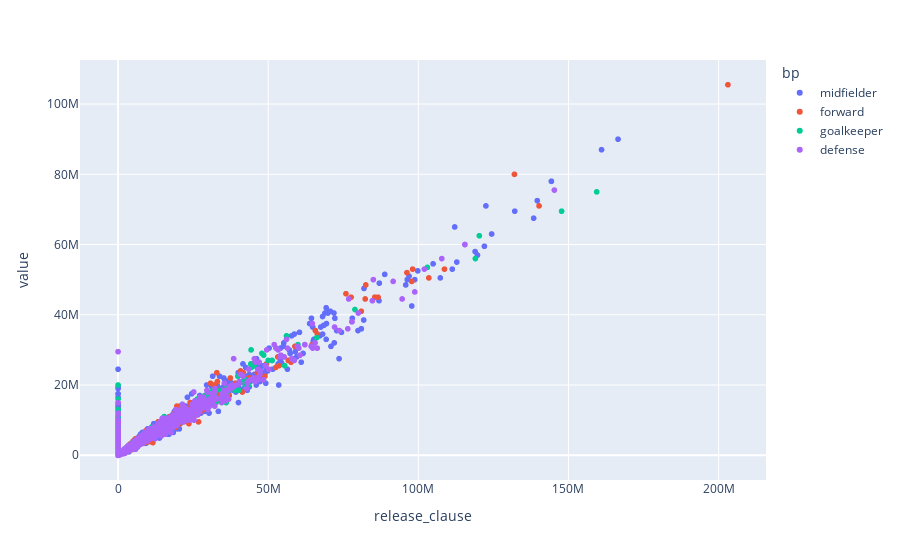

Notebook source saved alongside this figure:
### Markdown cell above
- There is a correlation between these two factors. Nevertheless, it is interesting to see that this correlation is not linear since when the release_clause is 0, the value of the player is not 0.

### Code cell
fig = px.scatter(df, x='release_clause', y="value", color="bp")
fig.show()

### Figure 1 — Plotly figure (JSON) as saved in the notebook; plotly's stock layout.template omitted (floating-point values rounded to 4 significant figures; data arrays with more than 128 entries replaced by an {"elided": "..."} marker saying what was removed)
{"data": [{"hovertemplate": "bp=midfielder<br>release_clause=%{x}<br>value=%{y}<extra></extra>", "legendgroup": "midfielder", "marker": {"color": "#636efa", "symbol": "circle"}, "mode": "markers", "name": "midfielder", "showlegend": true, "type": "scattergl", "x": {"elided": "7050 int values"}, "xaxis": "x", "y": {"elided": "7050 int values"}, "yaxis": "y"}, {"hovertemplate": "bp=forward<br>release_clause=%{x}<br>value=%{y}<extra></extra>", "legendgroup": "forward", "marker": {"color": "#EF553B", "symbol": "circle"}, "mode": "markers", "name": "forward", "showlegend": true, "type": "scattergl", "x": {"elided": "2657 int values"}, "xaxis": "x", "y": {"elided": "2657 int values"}, "yaxis": "y"}, {"hovertemplate": "bp=goalkeeper<br>release_clause=%{x}<br>value=%{y}<extra></extra>", "legendgroup": "goalkeeper", "marker": {"color": "#00cc96", "symbol": "circle"}, "mode": "markers", "name": "goalkeeper", "showlegend": true, "type": "scattergl", "x": {"elided": "1539 int values"}, "xaxis": "x", "y": {"elided": "1539 int values"}, "yaxis": "y"}, {"hovertemplate": "bp=defense<br>release_clause=%{x}<br>value=%{y}<extra></extra>", "legendgroup": "defense", "marker": {"color": "#ab63fa", "symbol": "circle"}, "mode": "markers", "name": "defense", "showlegend": true, "type": "scattergl", "x": {"elided": "5441 int values"}, "xaxis": "x", "y": {"elided": "5441 int values"}, "yaxis": "y"}], "layout": {"legend": {"title": {"text": "bp"}, "tracegroupgap": 0}, "margin": {"t": 60}, "xaxis": {"anchor": "y", "domain": [0, 1], "title": {"text": "release_clause"}}, "yaxis": {"anchor": "x", "domain": [0, 1], "title": {"text": "value"}}}}
